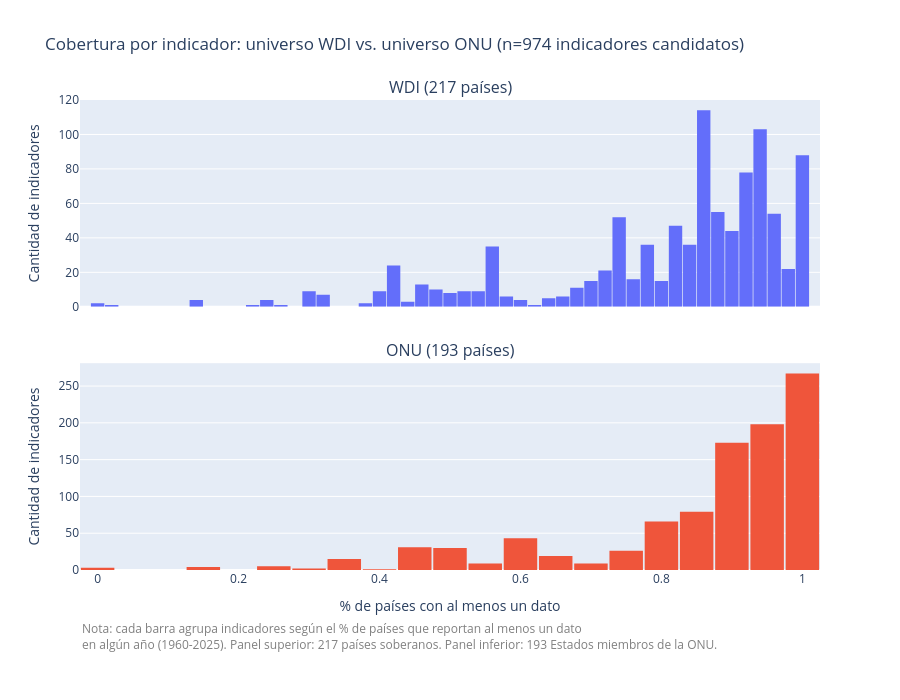

The cell this chart's notebook holds for it:
### Markdown cell above
## Distribución de porcentajes de cobertura para miembros ONU

### Code cell
fig_cobertura_indicador_comparada = make_subplots(
    rows=2, cols=1,
    shared_xaxes=True,
    subplot_titles=("WDI (217 países)", "ONU (193 países)"),
    vertical_spacing=0.12,
)

fig_cobertura_indicador_comparada.add_trace(
    go.Histogram(
        x=disponibilidad_indicador_full["pct_paises_con_dato"],
        nbinsx=50,
        name="WDI",
    ),
    row=1, col=1,
)
fig_cobertura_indicador_comparada.add_trace(
    go.Histogram(
        x=disponibilidad_indicador_full_onu["pct_paises_con_dato_onu"],
        nbinsx=50,
        name="ONU",
    ),
    row=2, col=1,
)

fig_cobertura_indicador_comparada.update_yaxes(title_text="Cantidad de indicadores", row=1, col=1)
fig_cobertura_indicador_comparada.update_yaxes(title_text="Cantidad de indicadores", row=2, col=1)
fig_cobertura_indicador_comparada.update_xaxes(title_text="% de países con al menos un dato", row=2, col=1)

fig_cobertura_indicador_comparada.update_layout(
    title="Cobertura por indicador: universo WDI vs. universo ONU (n=974 indicadores candidatos)",
    bargap=0.05,
    height=700,
    margin=dict(b=130),
    showlegend=False,
)

fig_cobertura_indicador_comparada.add_annotation(
    text=(
        "Nota: cada barra agrupa indicadores según el % de países que reportan al menos un dato<br>"
        "en algún año (1960-2025). Panel superior: 217 países soberanos. Panel inferior: 193 Estados miembros de la ONU."
    ),
    xref="paper", yref="paper",
    x=0, y=-0.18,
    showarrow=False,
    font=dict(size=12, color="gray"),
    align="left",
)

figuras_reporte.append(("cobertura_por_indicador_comparada_wdi_onu", fig_cobertura_indicador_comparada))
fig_cobertura_indicador_comparada.show()

### Figure 1 — Plotly figure (JSON) as saved in the notebook; plotly's stock layout.template omitted (floating-point values rounded to 4 significant figures; data arrays with more than 128 entries replaced by an {"elided": "..."} marker saying what was removed)
{"data": [{"name": "WDI", "nbinsx": 50, "type": "histogram", "x": {"elided": "980 float values"}, "xaxis": "x", "yaxis": "y"}, {"name": "ONU", "nbinsx": 50, "type": "histogram", "x": {"elided": "980 float values"}, "xaxis": "x2", "yaxis": "y2"}], "layout": {"annotations": [{"font": {"size": 16}, "showarrow": false, "text": "WDI (217 países)", "x": 0.5, "xanchor": "center", "xref": "paper", "y": 1, "yanchor": "bottom", "yref": "paper"}, {"font": {"size": 16}, "showarrow": false, "text": "ONU (193 países)", "x": 0.5, "xanchor": "center", "xref": "paper", "y": 0.44, "yanchor": "bottom", "yref": "paper"}, {"align": "left", "font": {"color": "gray", "size": 12}, "showarrow": false, "text": "Nota: cada barra agrupa indicadores según el % de países que reportan al menos un dato<br>en algún año (1960-2025). Panel superior: 217 países soberanos. Panel inferior: 193 Estados miembros de la ONU.", "x": 0, "xref": "paper", "y": -0.18, "yref": "paper"}], "bargap": 0.05, "height": 700, "margin": {"b": 130}, "showlegend": false, "title": {"text": "Cobertura por indicador: universo WDI vs. universo ONU (n=974 indicadores candidatos)"}, "xaxis": {"anchor": "y", "domain": [0, 1], "matches": "x2", "showticklabels": false}, "xaxis2": {"anchor": "y2", "domain": [0, 1], "title": {"text": "% de países con al menos un dato"}}, "yaxis": {"anchor": "x", "domain": [0.56, 1], "title": {"text": "Cantidad de indicadores"}}, "yaxis2": {"anchor": "x2", "domain": [0, 0.44], "title": {"text": "Cantidad de indicadores"}}}}
